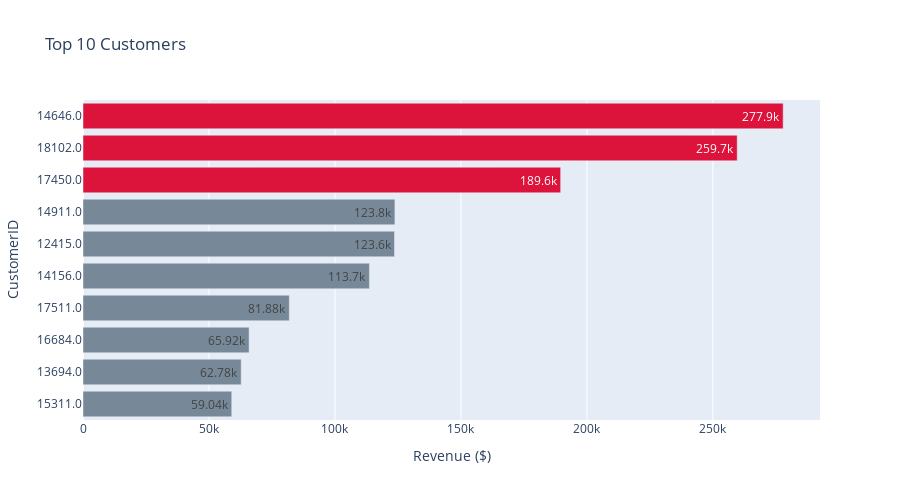

Notebook cell for this chart:
### Code cell
topCustomers = data.groupby(['CustomerID'], as_index=False).Revenue.sum().sort_values('Revenue', ascending=False).head(10).reset_index(drop=True)

colorseq = ['lightslategray']*len(topCustomers)
colorseq[0] = 'crimson'
colorseq[1] = 'crimson'
colorseq[2] = 'crimson'
fig = px.bar(topCustomers,
  x='Revenue', y='CustomerID', height=500, title='Top 10 Customers', text_auto='.4s',
  color='CustomerID', color_discrete_sequence=colorseq, hover_data=topCustomers.columns  
)
fig.update_xaxes(title='Revenue ($)')
# fig.update_yaxes(title=None)
fig.update_layout(yaxis=dict(categoryorder='total ascending'), showlegend=False)
fig.show()

### Figure 1 — Plotly figure (JSON) as saved in the notebook; plotly's stock layout.template omitted (floating-point values rounded to 4 significant figures)
{"data": [{"alignmentgroup": "True", "hovertemplate": "CustomerID=%{y}<br>Revenue=%{x}<extra></extra>", "legendgroup": "14646.0", "marker": {"color": "crimson", "pattern": {"shape": ""}}, "name": "14646.0", "offsetgroup": "14646.0", "orientation": "h", "showlegend": true, "textposition": "auto", "texttemplate": "%{x:.4s}", "type": "bar", "x": [277900.0], "xaxis": "x", "y": ["14646.0"], "yaxis": "y"}, {"alignmentgroup": "True", "hovertemplate": "CustomerID=%{y}<br>Revenue=%{x}<extra></extra>", "legendgroup": "18102.0", "marker": {"color": "crimson", "pattern": {"shape": ""}}, "name": "18102.0", "offsetgroup": "18102.0", "orientation": "h", "showlegend": true, "textposition": "auto", "texttemplate": "%{x:.4s}", "type": "bar", "x": [259700.0], "xaxis": "x", "y": ["18102.0"], "yaxis": "y"}, {"alignmentgroup": "True", "hovertemplate": "CustomerID=%{y}<br>Revenue=%{x}<extra></extra>", "legendgroup": "17450.0", "marker": {"color": "crimson", "pattern": {"shape": ""}}, "name": "17450.0", "offsetgroup": "17450.0", "orientation": "h", "showlegend": true, "textposition": "auto", "texttemplate": "%{x:.4s}", "type": "bar", "x": [189600.0], "xaxis": "x", "y": ["17450.0"], "yaxis": "y"}, {"alignmentgroup": "True", "hovertemplate": "CustomerID=%{y}<br>Revenue=%{x}<extra></extra>", "legendgroup": "14911.0", "marker": {"color": "lightslategray", "pattern": {"shape": ""}}, "name": "14911.0", "offsetgroup": "14911.0", "orientation": "h", "showlegend": true, "textposition": "auto", "texttemplate": "%{x:.4s}", "type": "bar", "x": [123800.0], "xaxis": "x", "y": ["14911.0"], "yaxis": "y"}, {"alignmentgroup": "True", "hovertemplate": "CustomerID=%{y}<br>Revenue=%{x}<extra></extra>", "legendgroup": "12415.0", "marker": {"color": "lightslategray", "pattern": {"shape": ""}}, "name": "12415.0", "offsetgroup": "12415.0", "orientation": "h", "showlegend": true, "textposition": "auto", "texttemplate": "%{x:.4s}", "type": "bar", "x": [123600.0], "xaxis": "x", "y": ["12415.0"], "yaxis": "y"}, {"alignmentgroup": "True", "hovertemplate": "CustomerID=%{y}<br>Revenue=%{x}<extra></extra>", "legendgroup": "14156.0", "marker": {"color": "lightslategray", "pattern": {"shape": ""}}, "name": "14156.0", "offsetgroup": "14156.0", "orientation": "h", "showlegend": true, "textposition": "auto", "texttemplate": "%{x:.4s}", "type": "bar", "x": [113700.0], "xaxis": "x", "y": ["14156.0"], "yaxis": "y"}, {"alignmentgroup": "True", "hovertemplate": "CustomerID=%{y}<br>Revenue=%{x}<extra></extra>", "legendgroup": "17511.0", "marker": {"color": "lightslategray", "pattern": {"shape": ""}}, "name": "17511.0", "offsetgroup": "17511.0", "orientation": "h", "showlegend": true, "textposition": "auto", "texttemplate": "%{x:.4s}", "type": "bar", "x": [81880.0], "xaxis": "x", "y": ["17511.0"], "yaxis": "y"}, {"alignmentgroup": "True", "hovertemplate": "CustomerID=%{y}<br>Revenue=%{x}<extra></extra>", "legendgroup": "16684.0", "marker": {"color": "lightslategray", "pattern": {"shape": ""}}, "name": "16684.0", "offsetgroup": "16684.0", "orientation": "h", "showlegend": true, "textposition": "auto", "texttemplate": "%{x:.4s}", "type": "bar", "x": [65920.0], "xaxis": "x", "y": ["16684.0"], "yaxis": "y"}, {"alignmentgroup": "True", "hovertemplate": "CustomerID=%{y}<br>Revenue=%{x}<extra></extra>", "legendgroup": "13694.0", "marker": {"color": "lightslategray", "pattern": {"shape": ""}}, "name": "13694.0", "offsetgroup": "13694.0", "orientation": "h", "showlegend": true, "textposition": "auto", "texttemplate": "%{x:.4s}", "type": "bar", "x": [62780.0], "xaxis": "x", "y": ["13694.0"], "yaxis": "y"}, {"alignmentgroup": "True", "hovertemplate": "CustomerID=%{y}<br>Revenue=%{x}<extra></extra>", "legendgroup": "15311.0", "marker": {"color": "lightslategray", "pattern": {"shape": ""}}, "name": "15311.0", "offsetgroup": "15311.0", "orientation": "h", "showlegend": true, "textposition": "auto", "texttemplate": "%{x:.4s}", "type": "bar", "x": [59040.0], "xaxis": "x", "y": ["15311.0"], "yaxis": "y"}], "layout": {"barmode": "relative", "height": 500, "legend": {"title": {"text": "CustomerID"}, "tracegroupgap": 0}, "showlegend": false, "title": {"text": "Top 10 Customers"}, "xaxis": {"anchor": "y", "domain": [0, 1], "title": {"text": "Revenue ($)"}}, "yaxis": {"anchor": "x", "categoryarray": ["15311.0", "13694.0", "16684.0", "17511.0", "14156.0", "12415.0", "14911.0", "17450.0", "18102.0", "14646.0"], "categoryorder": "total ascending", "domain": [0, 1], "title": {"text": "CustomerID"}}}}
